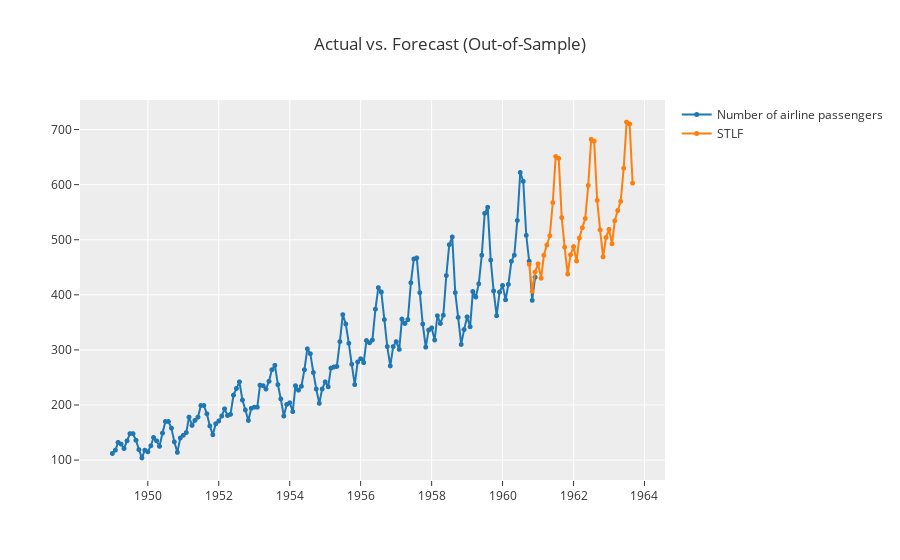

Notebook code cell kept with this figure:
### Code cell
# plot forecast for 36 months in future
plot_model(best, plot = 'forecast', data_kwargs = {'fh' : 36})

### Figure 1 — Plotly figure (JSON) as saved in the notebook; plotly's stock layout.template omitted (floating-point values rounded to 4 significant figures; data arrays with more than 128 entries replaced by an {"elided": "..."} marker saying what was removed)
{"data": [{"line": {"color": "rgb(31, 119, 180)", "width": 2}, "marker": {"color": "rgb(31, 119, 180)", "size": 5}, "mode": "lines+markers", "name": "Number of airline passengers", "type": "scattergl", "x": {"elided": "177 str values"}, "xaxis": "x", "y": {"elided": "177 int values"}, "yaxis": "y"}, {"line": {"color": "rgb(255, 127, 14)", "width": 2}, "marker": {"color": "rgb(255, 127, 14)", "size": 5}, "mode": "lines+markers", "name": "STLF", "type": "scattergl", "x": {"elided": "177 str values"}, "xaxis": "x", "y": {"elided": "177 float values"}, "yaxis": "y"}], "layout": {"showlegend": true, "title": {"text": "Actual vs. Forecast (Out-of-Sample)"}, "xaxis": {"anchor": "y", "domain": [0, 1]}, "yaxis": {"anchor": "x", "domain": [0, 1]}}}
